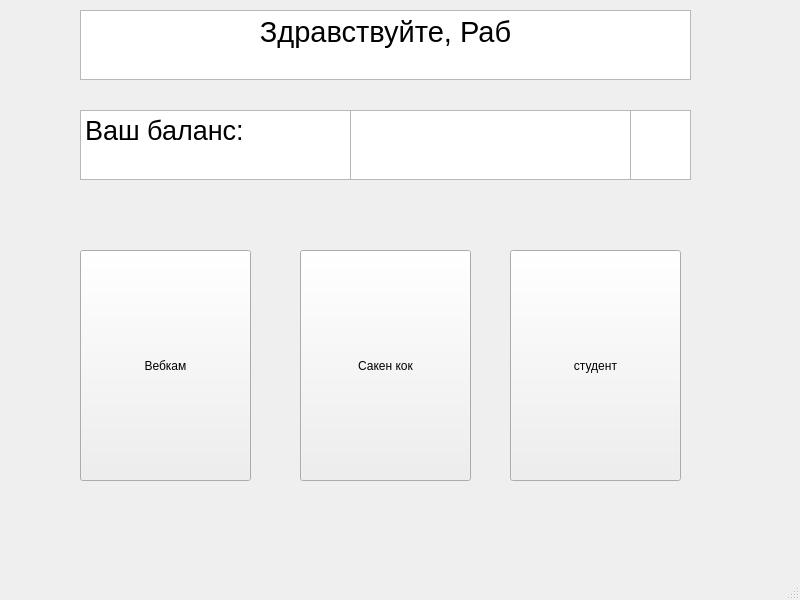
<?xml version="1.0" encoding="UTF-8"?>
<ui version="4.0">
 <class>MainWindow</class>
 <widget class="QMainWindow" name="MainWindow">
  <property name="geometry">
   <rect>
    <x>0</x>
    <y>0</y>
    <width>800</width>
    <height>600</height>
   </rect>
  </property>
  <property name="windowTitle">
   <string>MainWindow</string>
  </property>
  <widget class="QWidget" name="centralwidget">
   <widget class="QTextEdit" name="textEdit">
    <property name="geometry">
     <rect>
      <x>80</x>
      <y>10</y>
      <width>611</width>
      <height>70</height>
     </rect>
    </property>
    <property name="layoutDirection">
     <enum>Qt::LayoutDirection::LeftToRight</enum>
    </property>
    <property name="html">
     <string>&lt;!DOCTYPE HTML PUBLIC &quot;-//W3C//DTD HTML 4.0//EN&quot; &quot;http://www.w3.org/TR/REC-html40/strict.dtd&quot;&gt;
&lt;html&gt;&lt;head&gt;&lt;meta name=&quot;qrichtext&quot; content=&quot;1&quot; /&gt;&lt;meta charset=&quot;utf-8&quot; /&gt;&lt;style type=&quot;text/css&quot;&gt;
p, li { white-space: pre-wrap; }
hr { height: 1px; border-width: 0; }
li.unchecked::marker { content: &quot;\2610&quot;; }
li.checked::marker { content: &quot;\2612&quot;; }
&lt;/style&gt;&lt;/head&gt;&lt;body style=&quot; font-family:'Noto Sans'; font-size:10pt; font-weight:400; font-style:normal;&quot;&gt;
&lt;p align=&quot;center&quot; style=&quot; margin-top:0px; margin-bottom:0px; margin-left:0px; margin-right:0px; -qt-block-indent:0; text-indent:0px;&quot;&gt;&lt;span style=&quot; font-size:22pt;&quot;&gt;Здравствуйте, Раб&lt;/span&gt;&lt;/p&gt;&lt;/body&gt;&lt;/html&gt;</string>
    </property>
   </widget>
   <widget class="QTextEdit" name="textEdit_2">
    <property name="geometry">
     <rect>
      <x>80</x>
      <y>110</y>
      <width>611</width>
      <height>70</height>
     </rect>
    </property>
    <property name="html">
     <string>&lt;!DOCTYPE HTML PUBLIC &quot;-//W3C//DTD HTML 4.0//EN&quot; &quot;http://www.w3.org/TR/REC-html40/strict.dtd&quot;&gt;
&lt;html&gt;&lt;head&gt;&lt;meta name=&quot;qrichtext&quot; content=&quot;1&quot; /&gt;&lt;meta charset=&quot;utf-8&quot; /&gt;&lt;style type=&quot;text/css&quot;&gt;
p, li { white-space: pre-wrap; }
hr { height: 1px; border-width: 0; }
li.unchecked::marker { content: &quot;\2610&quot;; }
li.checked::marker { content: &quot;\2612&quot;; }
&lt;/style&gt;&lt;/head&gt;&lt;body style=&quot; font-family:'Noto Sans'; font-size:10pt; font-weight:400; font-style:normal;&quot;&gt;
&lt;p style=&quot; margin-top:0px; margin-bottom:0px; margin-left:0px; margin-right:0px; -qt-block-indent:0; text-indent:0px;&quot;&gt;&lt;span style=&quot; font-size:20pt;&quot;&gt;Ваш баланс:&lt;/span&gt;&lt;/p&gt;&lt;/body&gt;&lt;/html&gt;</string>
    </property>
   </widget>
   <widget class="QTextEdit" name="balance_label">
    <property name="geometry">
     <rect>
      <x>350</x>
      <y>110</y>
      <width>281</width>
      <height>70</height>
     </rect>
    </property>
   </widget>
   <widget class="QPushButton" name="twitchButt">
    <property name="geometry">
     <rect>
      <x>80</x>
      <y>250</y>
      <width>171</width>
      <height>231</height>
     </rect>
    </property>
    <property name="text">
     <string>Вебкам</string>
    </property>
   </widget>
   <widget class="QPushButton" name="workButt">
    <property name="geometry">
     <rect>
      <x>510</x>
      <y>250</y>
      <width>171</width>
      <height>231</height>
     </rect>
    </property>
    <property name="text">
     <string>студент</string>
    </property>
   </widget>
   <widget class="QPushButton" name="sak_butt">
    <property name="geometry">
     <rect>
      <x>300</x>
      <y>250</y>
      <width>171</width>
      <height>231</height>
     </rect>
    </property>
    <property name="text">
     <string>Сакен кок</string>
    </property>
   </widget>
  </widget>
  <widget class="QMenuBar" name="menubar">
   <property name="geometry">
    <rect>
     <x>0</x>
     <y>0</y>
     <width>800</width>
     <height>23</height>
    </rect>
   </property>
  </widget>
  <widget class="QStatusBar" name="statusbar"/>
 </widget>
 <resources/>
 <connections/>
</ui>
